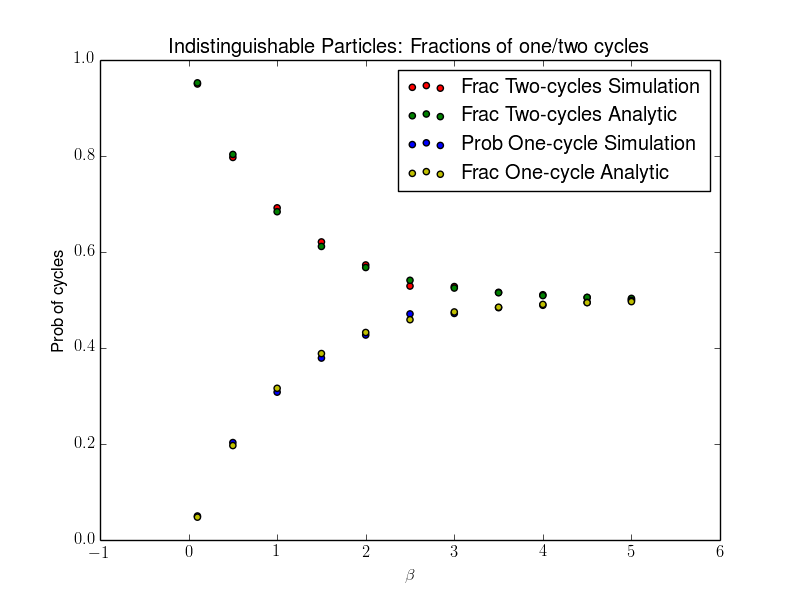

This figure's Python source:
import math, random, pylab,os
import numpy as np

os.environ['PATH'] = os.environ['PATH'] + ':/usr/texbin'

from matplotlib import rc
rc('font',**{'family':'sans-serif','sans-serif':['Helvetica']})
## for Palatino and other serif fonts use:
#rc('font',**{'family':'serif','serif':['Palatino']})
rc('text', usetex=True)

def levy_harmonic_path(k):
    x = [random.gauss(0.0, 1.0 / math.sqrt(2.0 * math.tanh(k * beta / 2.0)))]
    if k == 2:
        Ups1 = 2.0 / math.tanh(beta)
        Ups2 = 2.0 * x[0] / math.sinh(beta)
        x.append(random.gauss(Ups2 / Ups1, 1.0 / math.sqrt(Ups1)))
    return x[:]

def rho_harm_1d(x, xp, beta):
    Upsilon_1 = (x + xp) ** 2 / 4.0 * math.tanh(beta / 2.0)
    Upsilon_2 = (x - xp) ** 2 / 4.0 / math.tanh(beta / 2.0)
    return math.exp(- Upsilon_1 - Upsilon_2)


def z(beta):
    return 1.0 / (1.0 - math.exp(- beta))




def pi_two_bosons(x, beta):
    pi_x_1 = math.sqrt(math.tanh(beta / 2.0)) / math.sqrt(math.pi) *\
             np.exp(-x ** 2 * math.tanh(beta / 2.0))
    pi_x_2 = math.sqrt(math.tanh(beta)) / math.sqrt(math.pi) *\
             np.exp(-x ** 2 * math.tanh(beta))
    weight_1 = z(beta) ** 2 / (z(beta) ** 2 + z(2.0 * beta))
    weight_2 = z(2.0 * beta) / (z(beta) ** 2 + z(2.0 * beta))
    pi_x = pi_x_1 * weight_1 + pi_x_2 * weight_2
    return pi_x

nsteps = 1000
list_beta=[.1,.5,1,1.5,2,2.5,3,3.5,4,4.5,5]
prob_two_cycles=[]
prob_one_cycle=[]
for beta in list_beta:
    number_one_cycle=0
    number_two_cycles=0
    low = levy_harmonic_path(2)
    high = low[:]
    data = []
    for step in xrange(nsteps):
        # move 1
        if low[0] == high[0]:
            k = random.choice([0, 1])
            low[k] = levy_harmonic_path(1)[0]
            high[k] = low[k]
        else:
            low[0], low[1] = levy_harmonic_path(2)
            high[1] = low[0]
            high[0] = low[1]
        data.append([low[0],low[1]])
        if low[0]==high[0]:
            number_two_cycles +=1
        else:
            number_one_cycle +=1
        #data += low[:]
        # move 2
        weight_old = (rho_harm_1d(low[0], high[0], beta) *
                      rho_harm_1d(low[1], high[1], beta))
        weight_new = (rho_harm_1d(low[0], high[1], beta) *
                      rho_harm_1d(low[1], high[0], beta))
        if random.uniform(0.0, 1.0) < weight_new / weight_old:
            high[0], high[1] = high[1], high[0]
    prob_one_cycle.append(number_one_cycle*1.0/nsteps)
    prob_two_cycles.append(number_two_cycles*1.0/nsteps)



fract_two_cycles = [z(beta) ** 2 / (z(beta) ** 2 + z(2.0 * beta)) for beta in list_beta]
fract_one_cycle = [z(2.0 * beta) / (z(beta) ** 2 + z(2.0 * beta)) for beta in list_beta]

pylab.scatter(list_beta,prob_two_cycles,label='Frac Two-cycles Simulation',c='r')
pylab.scatter(list_beta,fract_two_cycles,label='Frac Two-cycles Analytic',c='g')
pylab.scatter(list_beta,prob_one_cycle,label='Prob One-cycle Simulation',c='b')
pylab.scatter(list_beta,fract_one_cycle,label='Frac One-cycle Analytic',c='y')

pylab.xlabel(r'$\beta$')
pylab.ylabel('Prob of cycles')
pylab.title(r'Indistinguishable Particles: Fractions of one/two cycles')
pylab.legend()
pylab.savefig('A2_2.png')